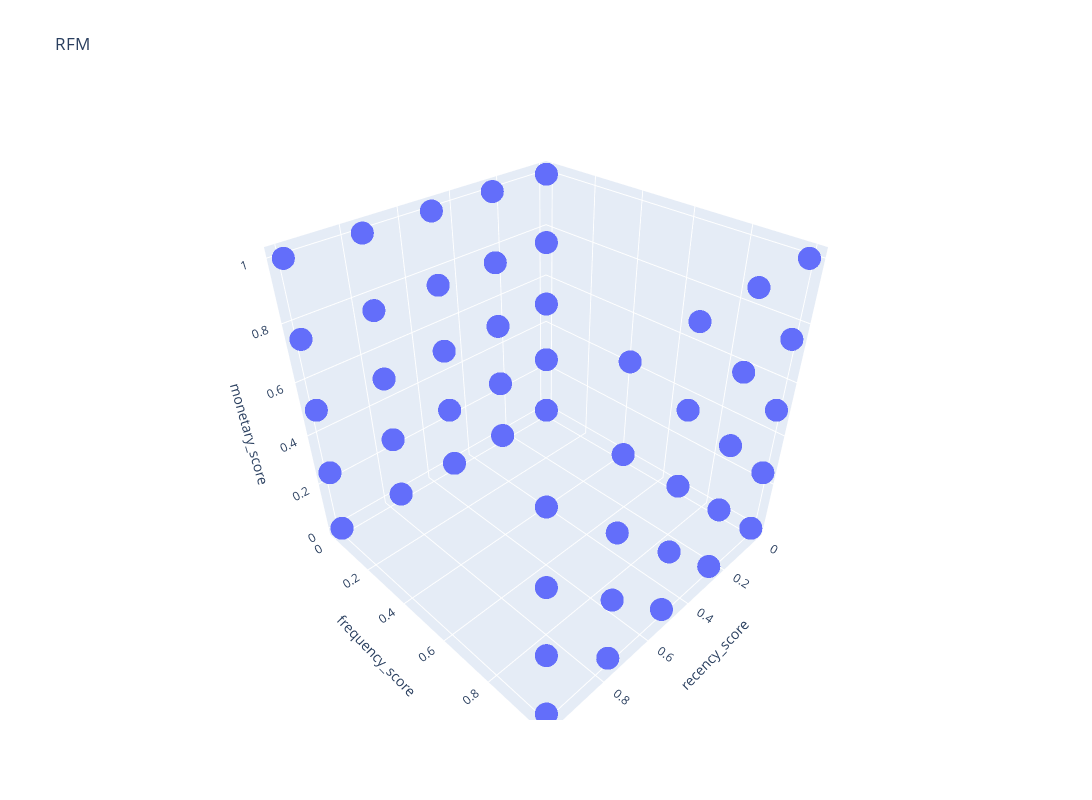

Notebook code cell kept with this figure:
### Markdown cell above
## Check RFM Normalised data

### Code cell
show_3d(df_norm, "recency_score", "frequency_score", "monetary_score")

### Figure 1 — Plotly figure (JSON) as saved in the notebook; plotly's stock layout.template omitted (floating-point values rounded to 4 significant figures; data arrays with more than 128 entries replaced by an {"elided": "..."} marker saying what was removed)
{"data": [{"hovertemplate": "recency_score=%{x}<br>frequency_score=%{y}<br>monetary_score=%{z}<extra></extra>", "legendgroup": "", "marker": {"color": "#636efa", "opacity": 0.5, "symbol": "circle"}, "mode": "markers", "name": "", "scene": "scene", "showlegend": false, "type": "scatter3d", "x": {"elided": "5906 float values"}, "y": {"elided": "5906 int values"}, "z": {"elided": "5906 float values"}}], "layout": {"height": 800, "legend": {"tracegroupgap": 0}, "scene": {"domain": {"x": [0, 1], "y": [0, 1]}, "xaxis": {"title": {"text": "recency_score"}}, "yaxis": {"title": {"text": "frequency_score"}}, "zaxis": {"title": {"text": "monetary_score"}}}, "title": {"text": "RFM"}, "width": 1200}}
